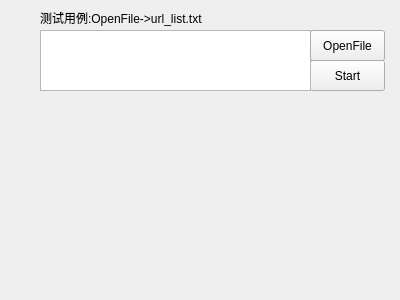
<?xml version="1.0" encoding="UTF-8"?>
<ui version="4.0">
 <class>ChildrenForm</class>
 <widget class="QWidget" name="ChildrenForm">
  <property name="geometry">
   <rect>
    <x>0</x>
    <y>0</y>
    <width>400</width>
    <height>300</height>
   </rect>
  </property>
  <property name="windowTitle">
   <string>Form</string>
  </property>
  <widget class="QPushButton" name="pushButton">
   <property name="geometry">
    <rect>
     <x>310</x>
     <y>60</y>
     <width>75</width>
     <height>31</height>
    </rect>
   </property>
   <property name="text">
    <string>Start</string>
   </property>
  </widget>
  <widget class="QTextEdit" name="textEdit">
   <property name="geometry">
    <rect>
     <x>40</x>
     <y>30</y>
     <width>271</width>
     <height>61</height>
    </rect>
   </property>
  </widget>
  <widget class="QLabel" name="label">
   <property name="geometry">
    <rect>
     <x>40</x>
     <y>10</y>
     <width>301</width>
     <height>16</height>
    </rect>
   </property>
   <property name="text">
    <string>测试用例:OpenFile-&gt;url_list.txt</string>
   </property>
  </widget>
  <widget class="QPushButton" name="pushButton_2">
   <property name="geometry">
    <rect>
     <x>310</x>
     <y>30</y>
     <width>75</width>
     <height>31</height>
    </rect>
   </property>
   <property name="text">
    <string>OpenFile</string>
   </property>
  </widget>
 </widget>
 <resources/>
 <connections/>
</ui>
